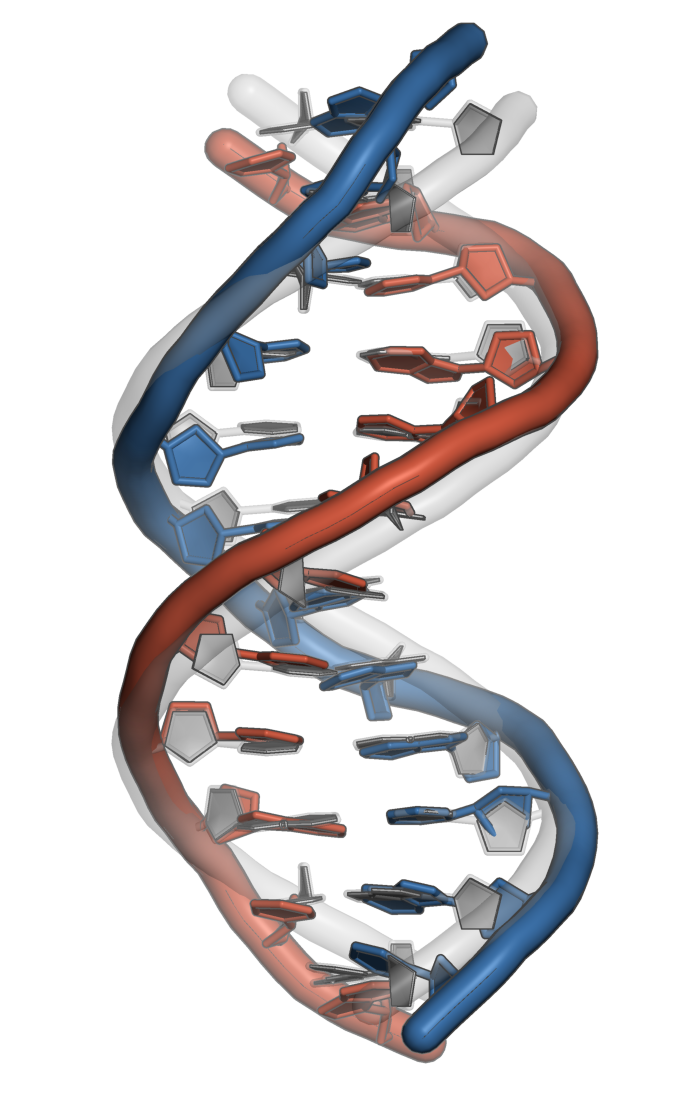
#> input picture docs/paper/figures/render_md_dickerson.png, 700 x 1100 px, found by its file name; its folder holds 3 pictures in this run
$ python make_figure4.py
#> lines starting #> are read from the running program, lines starting #| are printed output that depends on the picture
# Copyright (C) 2026 Pablo D. Dans
# SPDX-License-Identifier: GPL-3.0-or-later

"""Figure 4: the MD use case (run after docs/paper/md/analyze_md.py)."""
import json, os, subprocess
import matplotlib
matplotlib.use("Agg")
import matplotlib.pyplot as plt
import matplotlib.image as mpimg
import numpy as np

R = "docs/paper/md/results"
D = "docs/paper/figures"
plt.rcParams.update({"font.family": "DejaVu Sans", "font.size": 8, "axes.spines.top": False,
                     "axes.spines.right": False, "savefig.dpi": 300,
                     "svg.fonttype": "none"})        # editable SVG text
SYS = [("dickerson", "Dickerson–Drew B-DNA", "#3A6EA5"),
       ("gapmer", "LNA/PS gapmer : RNA", "#C8553D"),
       ("sirna", "2′-OMe/2′-F/PS siRNA", "#2E9E5B")]
LS = {"dickerson": "-", "gapmer": "--", "sirna": ":"}
SHORT = {"dickerson": "dodecamer", "gapmer": "gapmer", "sirna": "siRNA"}
CLASS_COL = {"DNA": "#3A6EA5", "RNA": "#8c564b", "LNA": "#C8553D", "2'-OMe": "#2E9E5B",
             "2'-F": "#9467bd", "MOE": "#e377c2"}


def main():
    fig = plt.figure(figsize=(7.1, 5.4))
    gs = fig.add_gridspec(2, 3, height_ratios=[1, 1.25], hspace=0.38, wspace=0.32)
    ax = fig.add_subplot(gs[0, :2])
    summ = {}
    for name, label, col in SYS:
        f = f"{R}/{name}/series.npz"
        if not os.path.exists(f):
            continue
        s = np.load(f)
        summ[name] = json.load(open(f"{R}/{name}/summary.json"))
        ax.plot(s["t"], s["rmsd"], lw=0.4, color=col, alpha=0.35)
        w = 10                                        # 1-ns running mean (100-ps frames)
        ax.plot(s["t"][w - 1:], np.convolve(s["rmsd"], np.ones(w) / w, "valid"), lw=1.1,
                color=col, label=label)
    ax.set_xlabel("time (ns)"); ax.set_ylabel("RMSD to built model (Å)")
    ax.set_ylim(0, 6.2)
    ax.legend(frameon=False, fontsize=7, loc="upper right", handlelength=1.5)
    ax.text(-0.06, 1.02, "a", transform=ax.transAxes, fontsize=11, fontweight="bold")
    # b: pseudorotation phase by sugar class
    axb = fig.add_subplot(gs[0, 2])
    bins = np.linspace(0, 360, 37)
    for name, _, _ in SYS:
        f = f"{R}/{name}/series.npz"
        if not os.path.exists(f):
            continue
        s = np.load(f)
        for k in s.files:
            if k.startswith("pucker_"):
                cl = k[7:]
                h, _ = np.histogram(s[k], bins=bins, density=True)
                axb.plot(0.5 * (bins[1:] + bins[:-1]), h, color=CLASS_COL.get(cl, "k"), lw=0.9,
                         ls=LS[name], label=f"{cl.replace(chr(39), chr(8242))} ({SHORT[name]})")
    axb.axvspan(0, 90, color="#eeeeee", zorder=0); axb.axvspan(270, 360, color="#eeeeee", zorder=0)
    axb.set_xlabel("pseudorotation phase P (°)"); axb.set_ylabel("density")
    axb.set_xticks([0, 90, 180, 270, 360])
    axb.text(45, 1.0, "N", transform=axb.get_xaxis_transform(), ha="center", va="bottom", fontsize=7)
    axb.text(180, 1.0, "S", transform=axb.get_xaxis_transform(), ha="center", va="bottom", fontsize=7)
    axb.legend(frameon=False, fontsize=7, loc="upper right", handlelength=2.6)
    axb.text(-0.2, 1.02, "b", transform=axb.transAxes, fontsize=11, fontweight="bold")
    # c: snapshots
    for k, (name, label, col) in enumerate(SYS):
        img = f"{D}/render_md_{name}.png"
        axc = fig.add_subplot(gs[1, k])
        if os.path.exists(img):
            axc.imshow(mpimg.imread(img))
        axc.axis("off")
        axc.set_title(label, fontsize=7.5)
        if k == 0:
            axc.text(-0.2, 1.02, "c", transform=axc.transAxes, fontsize=11, fontweight="bold")
    fig.savefig(f"{D}/figure4.png", bbox_inches="tight"); fig.savefig(f"{D}/figure4.pdf", bbox_inches="tight")
#> after `fig.savefig(f'{D}/figure4.png', bbox_inches='tight')`:
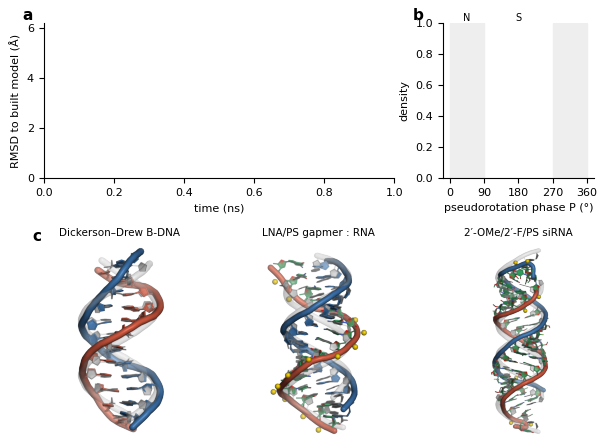
#> figure drawn by matplotlib, 4 panels
    fig.savefig(f"{D}/figure4.svg", bbox_inches="tight", metadata={"Date": None})
    json.dump(summ, open(f"{R}/all_summaries.json", "w"), indent=1)


if __name__ == "__main__":
    main()
